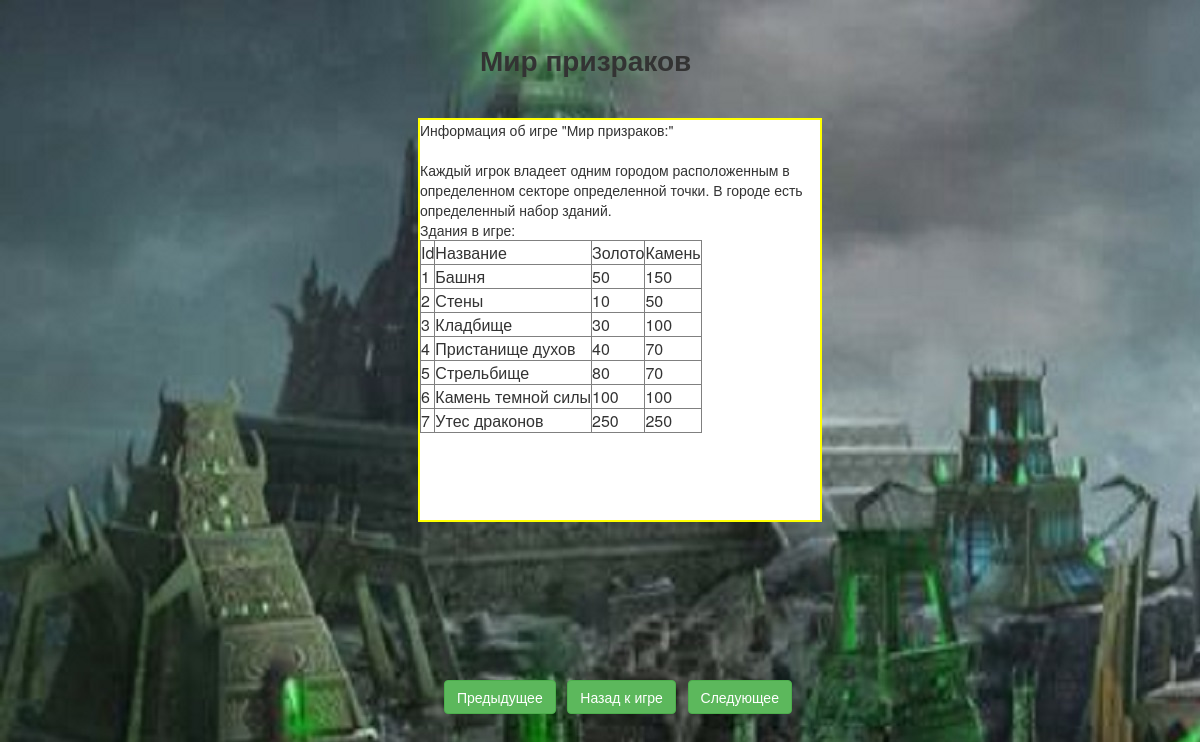
/info.php?page=1, run on the app's committed database.
### tables this page shows
CREATE TABLE IF NOT EXISTS `t_info_zd` (
  `ID` int(10) NOT NULL AUTO_INCREMENT,
  `NAME` varchar(20) NOT NULL,
  `GOLD` int(10) NOT NULL,
  `STONE` int(10) NOT NULL,
  PRIMARY KEY (`ID`)
);

### info.php (the view, shortened to what this page needs)
<html>
<head>
</head>
<link rel="stylesheet" href="bootstrap-3.3.2-dist/css/bootstrap.min.css">
<link rel="stylesheet" href="css/loginstyles.css">
<body>
<div class="PanelGameName">
Мир призраков
</div>
<div class="PanelInfo">
<?php
$db = mysqli_connect("localhost","bg3user","","bg3");
mysqli_set_charset($db, 'utf8');
echo 'Информация об игре "Мир призраков:"';
echo '<br><br>';
if ($_GET['page']==1)
{
	echo 'Каждый игрок владеет одним городом расположенным в определенном секторе определенной точки. В городе есть определенный набор зданий. <br>';
	echo 'Здания в игре:';
	$query = 'SELECT id,name,gold,stone FROM t_info_zd';
	$result = mysqli_query($db,$query);
	echo '<table border = 1>';
	echo '<tr><td>Id</td><td>Название</td><td>Золото</td><td>Камень</td></tr>';
	while ($line = mysqli_fetch_row($result))
	{
		echo '<tr>';
		for ($i=0;$i<=3;$i++)
		{
			echo '<td>'.$line[$i].'</td>';
		}
		echo '</tr>';
	}
	echo '</table>';
}
?>
</div>
<div class="PanelNav">
<?php
$num = $_GET['page'];
if ($num==0)
	{ echo '<input type = button value = "Предыдущее" class="btn">'; }
else
{
	$s = "info.php?page=".($num-1);
	echo '<input type = button value = "Предыдущее" class="btn btn-success" onClick = javascript:document.location.href="'.$s.'">';
}
$s = 'town.php';
echo '<input type = button value = "Назад к игре" class="btn btn-success" onClick = javascript:document.location.href="'.$s.'">';
if ($num==6)
	{ echo '<input type = button value = "Следующее" class="btn">'; }
else
{
	$s = "info.php?page=".($num+1);
	echo '<input type = button value = "Следующее" class="btn btn-success" onClick = javascript:document.location.href="'.$s.'">';
}
?>
</div>
</body>
</html>

### css/loginstyles.css (style rules this page uses)
.PanelGameName { position: absolute; width: 400px; height:120px; top: 5%; left: 40%; font-weight: bold; font-size: 200%; }
.PanelInfo { position: absolute; width: 400px; height:400px; top: 15%; left: 35%; background: #FFFFFF; outline: 2px solid #FFFF00; }
.PanelNav { position: absolute; width: 400px; height:100px; top: 85%; left: 37%; }
body { background-image: url('../img/fon/1.jpg'); }

### data on the page
t_info_zd: ID "1", NAME "Башня", GOLD "50", STONE "150"
t_info_zd: ID "2", NAME "Стены", GOLD "10", STONE "50"
t_info_zd: ID "3", NAME "Кладбище", GOLD "30", STONE "100"
t_info_zd: ID "4", NAME "Пристанище духов", GOLD "40", STONE "70"
t_info_zd: ID "5", NAME "Стрельбище", GOLD "80", STONE "70"
t_info_zd: ID "6", NAME "Камень темной силы", GOLD "100", STONE "100"
t_info_zd: ID "7", NAME "Утес драконов", GOLD "250", STONE "250"
